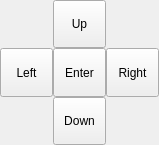
<?xml version="1.0" encoding="UTF-8"?>
<ui version="4.0">
 <class>PickerItemTable</class>
 <widget class="QWidget" name="PickerItemTable">
  <property name="geometry">
   <rect>
    <x>0</x>
    <y>0</y>
    <width>159</width>
    <height>145</height>
   </rect>
  </property>
  <property name="sizePolicy">
   <sizepolicy hsizetype="Preferred" vsizetype="Preferred">
    <horstretch>0</horstretch>
    <verstretch>0</verstretch>
   </sizepolicy>
  </property>
  <property name="windowTitle">
   <string>Form</string>
  </property>
  <layout class="QGridLayout" name="gridLayout">
   <property name="margin">
    <number>0</number>
   </property>
   <property name="spacing">
    <number>0</number>
   </property>
   <item row="0" column="0">
    <layout class="QGridLayout" name="gridLayout_2">
     <property name="sizeConstraint">
      <enum>QLayout::SetMinimumSize</enum>
     </property>
     <property name="spacing">
      <number>0</number>
     </property>
     <item row="1" column="4">
      <widget class="QToolButton" name="toolButton_2">
       <property name="sizePolicy">
        <sizepolicy hsizetype="Preferred" vsizetype="Preferred">
         <horstretch>0</horstretch>
         <verstretch>0</verstretch>
        </sizepolicy>
       </property>
       <property name="text">
        <string>Right</string>
       </property>
      </widget>
     </item>
     <item row="2" column="2">
      <widget class="QToolButton" name="toolButton_4">
       <property name="sizePolicy">
        <sizepolicy hsizetype="Preferred" vsizetype="Preferred">
         <horstretch>0</horstretch>
         <verstretch>0</verstretch>
        </sizepolicy>
       </property>
       <property name="text">
        <string>Down</string>
       </property>
      </widget>
     </item>
     <item row="0" column="2">
      <widget class="QToolButton" name="toolButton_5">
       <property name="sizePolicy">
        <sizepolicy hsizetype="Preferred" vsizetype="Preferred">
         <horstretch>0</horstretch>
         <verstretch>0</verstretch>
        </sizepolicy>
       </property>
       <property name="text">
        <string>   Up   </string>
       </property>
      </widget>
     </item>
     <item row="1" column="1">
      <widget class="QToolButton" name="toolButton">
       <property name="sizePolicy">
        <sizepolicy hsizetype="Preferred" vsizetype="Preferred">
         <horstretch>0</horstretch>
         <verstretch>0</verstretch>
        </sizepolicy>
       </property>
       <property name="text">
        <string>Left</string>
       </property>
      </widget>
     </item>
     <item row="1" column="2">
      <widget class="QToolButton" name="toolButton_3">
       <property name="sizePolicy">
        <sizepolicy hsizetype="Preferred" vsizetype="Preferred">
         <horstretch>0</horstretch>
         <verstretch>0</verstretch>
        </sizepolicy>
       </property>
       <property name="text">
        <string>Enter</string>
       </property>
      </widget>
     </item>
    </layout>
   </item>
  </layout>
 </widget>
 <resources/>
 <connections/>
</ui>
